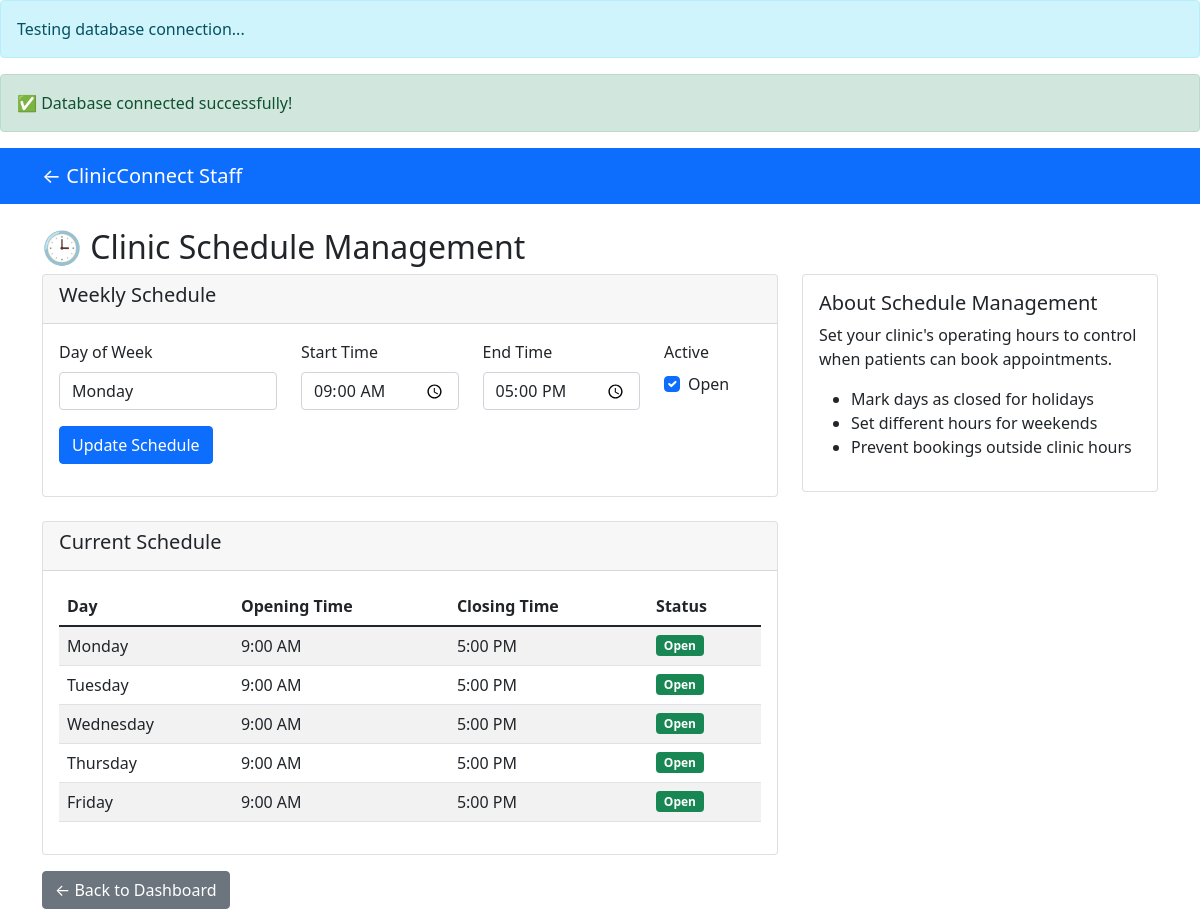
The app's page /admindashboard/schedule.php with its own data.
### tables this page shows
CREATE TABLE `clinic_schedules` (
  `id` int(11) NOT NULL,
  `clinic_id` int(11) DEFAULT NULL,
  `day_of_week` int(11) DEFAULT NULL,
  `start_time` time DEFAULT NULL,
  `end_time` time DEFAULT NULL,
  `is_active` tinyint(1) DEFAULT 1
);

### admindashboard/schedule.php (the view, shortened to what this page needs)
<?php
include __DIR__ . '/../includes/config.php';
$stmt = $pdo->prepare("SELECT * FROM clinic_schedules WHERE clinic_id = 1 ORDER BY day_of_week");
$stmt->execute();
$schedules = $stmt->fetchAll();
?>
<!DOCTYPE html>
<html lang="en">
<head>
    <link href="https://cdn.jsdelivr.net/npm/bootstrap@5.1.3/dist/css/bootstrap.min.css" rel="stylesheet">
</head>
<body>
    <nav class="navbar navbar-expand-lg navbar-dark bg-primary">
        <div class="container">
            <a class="navbar-brand" href="index.php">← ClinicConnect Staff</a>
        </div>
    </nav>
    <div class="container mt-4">
        <h2>🕒 Clinic Schedule Management</h2>
        <div class="row">
            <div class="col-md-8">
                <div class="card">
                    <div class="card-header">
                        <h5>Weekly Schedule</h5>
                    </div>
                    <div class="card-body">
                        <form method="POST">
                            <div class="row mb-3">
                                <div class="col-md-4">
                                    <label class="form-label">Day of Week</label>
                                    <select name="day_of_week" class="form-control" required>
                                        <option value="1">Monday</option>
                                    </select>
                                </div>
                                <div class="col-md-3">
                                    <label class="form-label">Start Time</label>
                                    <input type="time" name="start_time" class="form-control" value="09:00" required>
                                </div>
                                <div class="col-md-3">
                                    <label class="form-label">End Time</label>
                                    <input type="time" name="end_time" class="form-control" value="17:00" required>
                                </div>
                                <div class="col-md-2">
                                    <label class="form-label">Active</label>
                                    <div class="form-check">
                                        <input type="checkbox" name="is_active" class="form-check-input" checked>
                                        <label class="form-check-label">Open</label>
                                    </div>
                                </div>
                            </div>
                            <button type="submit" name="update_hours" class="btn btn-primary">Update Schedule</button>
                        </form>
                    </div>
                </div>
                <div class="card mt-4">
                    <div class="card-header">
                        <h5>Current Schedule</h5>
                    </div>
                    <div class="card-body">
                        <div class="table-responsive">
                            <table class="table table-striped">
                                <thead>
                                    <tr>
                                        <th>Day</th>
                                        <th>Opening Time</th>
                                        <th>Closing Time</th>
                                        <th>Status</th>
                                    </tr>
                                </thead>
                                <tbody>
                                    <?php
                                    $days = ['Sunday', 'Monday', 'Tuesday', 'Wednesday', 'Thursday', 'Friday', 'Saturday'];
                                    foreach($schedules as $schedule):
                                    ?>
                                    <tr>
                                        <td><?= $days[$schedule['day_of_week']]; ?></td>
                                        <td><?= date('g:i A', strtotime($schedule['start_time'])); ?></td>
                                        <td><?= date('g:i A', strtotime($schedule['end_time'])); ?></td>
                                        <td>
                                            <span class="badge bg-<?= $schedule['is_active'] ? 'success' : 'danger'; ?>">
                                                <?= $schedule['is_active'] ? 'Open' : 'Closed'; ?>
                                            </span>
                                        </td>
                                    </tr>
                                    <?php endforeach; ?>
                                </tbody>
                            </table>
                        </div>
                    </div>
                </div>
            </div>
            <div class="col-md-4">
                <div class="card">
                    <div class="card-body">
                        <h5>About Schedule Management</h5>
                        <p>Set your clinic's operating hours to control when patients can book appointments.</p>
                        <ul>
                            <li>Mark days as closed for holidays</li>
                            <li>Set different hours for weekends</li>
                            <li>Prevent bookings outside clinic hours</li>
                        </ul>
                    </div>
                </div>
            </div>
        </div>
        <div class="mt-3">
            <a href="index.php" class="btn btn-secondary">← Back to Dashboard</a>
        </div>
    </div>
</body>
</html>

### records on screen
clinic_schedules: day_of_week "Monday", start_time "9:00 AM", end_time "5:00 PM", is_active "Open"
clinic_schedules: day_of_week "Tuesday", start_time "9:00 AM", end_time "5:00 PM", is_active "Open"
clinic_schedules: day_of_week "Wednesday", start_time "9:00 AM", end_time "5:00 PM", is_active "Open"
clinic_schedules: day_of_week "Thursday", start_time "9:00 AM", end_time "5:00 PM", is_active "Open"
clinic_schedules: day_of_week "Friday", start_time "9:00 AM", end_time "5:00 PM", is_active "Open"
